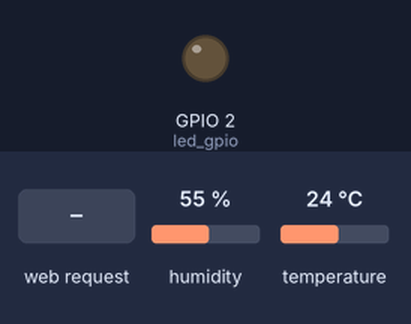
A sketch run on a simulated ESP32. Parts: output pins drawn as LEDs (lit = HIGH). The inputs (shaded band) are chosen by the test bench; at power-on: humidity 55 %, temperature 24 °C. WiFi joins after 1.5 s; servers stay silent unless stated; what the sketch prints to the serial monitor is not drawn.

Above: at 2.7 s.
2.8 s: HTTP request GET /H received
At 3.4 s:
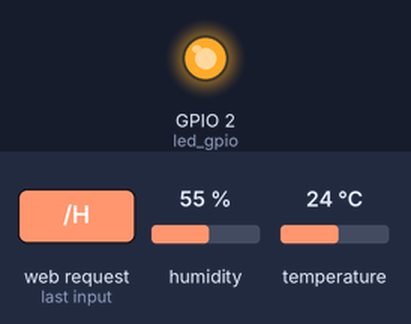
4.3 s: HTTP request GET /L received
At 4.6 s:
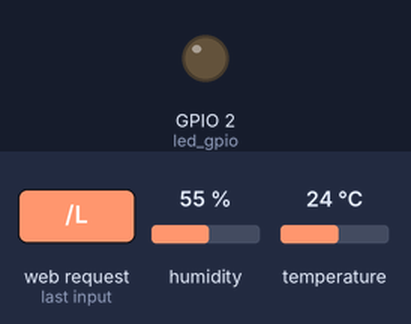
Timing chart, 0 to 7.3 s (numbered marks = the images above; inputs shaded):
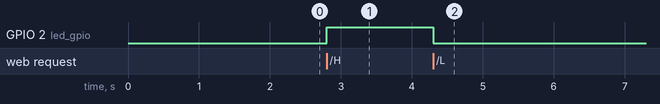

The sketch:

10-060_Web_server.ino
```cpp
#include <WiFi.h>
#include <Adafruit_Sensor.h>
#include <Adafruit_BME280.h>
#define SEALEVELPRESSURE_HPA (1013.25)
Adafruit_BME280 bme;
const int led_gpio = 2;
const char* ssid     = "ardwifi";
const char* password = "ardwifi987";
WiFiServer server(80);
void setup()
{
  Serial.begin(115200);
  bool status;
  status = bme.begin(0x76);
  pinMode(led_gpio, OUTPUT);
  delay(10);
  Serial.println();
  Serial.println();
  Serial.print("Connecting to ");
  Serial.println(ssid);
  WiFi.begin(ssid, password);
  while (WiFi.status() != WL_CONNECTED) {
    delay(500);
    Serial.print(".");
  }
  Serial.println("");
  Serial.println("WiFi connected.");
  Serial.println("IP address: ");
  Serial.println(WiFi.localIP());
  server.begin();
}
int value = 0;
void loop() {
  WiFiClient client = server.available();
  if (client) {
    Serial.println("New Client.");
    String currentLine = "";
    while (client.connected()) {
      if (client.available()) {
        char c = client.read();
        Serial.write(c);
        if (c == '\n') {
          if (currentLine.length() == 0) {
            client.println("HTTP/1.1 200 OK");
            client.println("Content-type:text/html");
            client.println("Refresh: 5");
            client.println();
            client.println("<!DOCTYPE HTML>");
            client.println("<html>");
            client.print("<p>Click <a href=\"/H\">here</a> to turn the LED on pin ");
            client.print(led_gpio);
            client.print(" on.</p>");
            client.print("<p>Click <a href=\"/L\">here</a> to turn the LED on pin ");
            client.print(led_gpio);
            client.print(" off.</p>");
            client.print("<hl>");
            client.print("<p>Temperature:");
            client.print(bme.readTemperature());
            client.print(" &deg;C</p>");
            client.print("<p>Humidity:");
            client.print(bme.readHumidity());
            client.println(" %</p>");
            client.println("</html>");
            client.println();
            break;
          } else {
            currentLine = "";
          }
        } else if (c != '\r') {
          currentLine += c;
        }
        if (currentLine.endsWith("GET /H")) {
          digitalWrite(led_gpio, HIGH);
        }
        if (currentLine.endsWith("GET /L")) {
          digitalWrite(led_gpio, LOW);
        }
      }
    }
    client.stop();
    Serial.println("Client Disconnected.");
  }
}
```

Measured:
- after the input at 2.8 s, GPIO 2 (led_gpio): LOW → HIGH at once
- after the input at 4.3 s, GPIO 2 (led_gpio): HIGH → LOW at once
